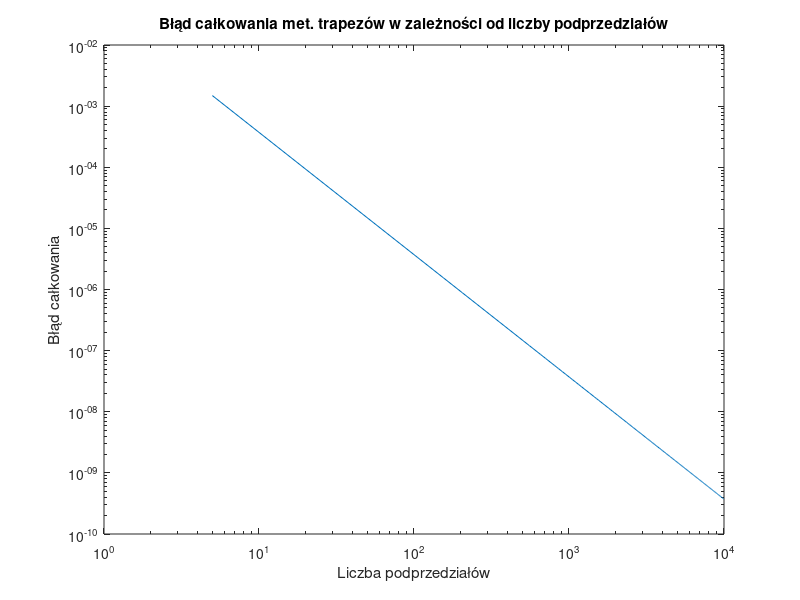

The MATLAB script that drew this image:
function [integration_error, Nt, ft_5, integral_1000] = zadanie2()
    % Numeryczne całkowanie metodą trapezów.
    % Nt - wektor zawierający liczby podprzedziałów całkowania
    % integration_error - integration_error(1,i) zawiera błąd całkowania wyznaczony
    %   dla liczby podprzedziałów równej Nt(i). Zakładając, że obliczona wartość całki
    %   dla Nt(i) liczby podprzedziałów całkowania wyniosła integration_result,
    %   to integration_error(1,i) = abs(integration_result - reference_value),
    %   gdzie reference_value jest wartością referencyjną całki.
    % ft_5 - gęstość funkcji prawdopodobieństwa dla n=5
    % integral_1000 - całka od 0 do 5 funkcji gęstości prawdopodobieństwa
    %   dla 1000 podprzedziałów całkowania

    reference_value = 0.0473612919396179; % wartość referencyjna całki

    Nt = 5:50:10^4;
	integration_result = [];
	integration_error = [];
	for i = 1:length(Nt)
		integration_result(i) = integral(@f, Nt(i));
		integration_error(i) = abs(integration_result(i) - reference_value);
	end

    ft_5 = f(5);
    integral_1000 = integral(@f, 1000);

	figure;
	loglog(Nt, integration_error);
	xlabel('Liczba podprzedziałów');
	ylabel('Błąd całkowania');
	title('Błąd całkowania met. trapezów w zależności od liczby podprzedziałów');
	saveas(gcf, 'zadanie2.png');

end

function d = f(t)
	sigma = 3;
	u = 10;
	d = 1/(sigma*sqrt(2*pi)) * exp(-((t-u).^2)/(2*sigma^2));
end

function res = integral (f, N)
	a = 0;
	b = 5;
	h = (b-a)/N;
	res = 0;
	for i = 1:N
		x1 = a + (i-1)*h;
		x2 = a + i*h;
		res = res + (f(x1) + f(x2))/2;
	end
	res = res*h;
end